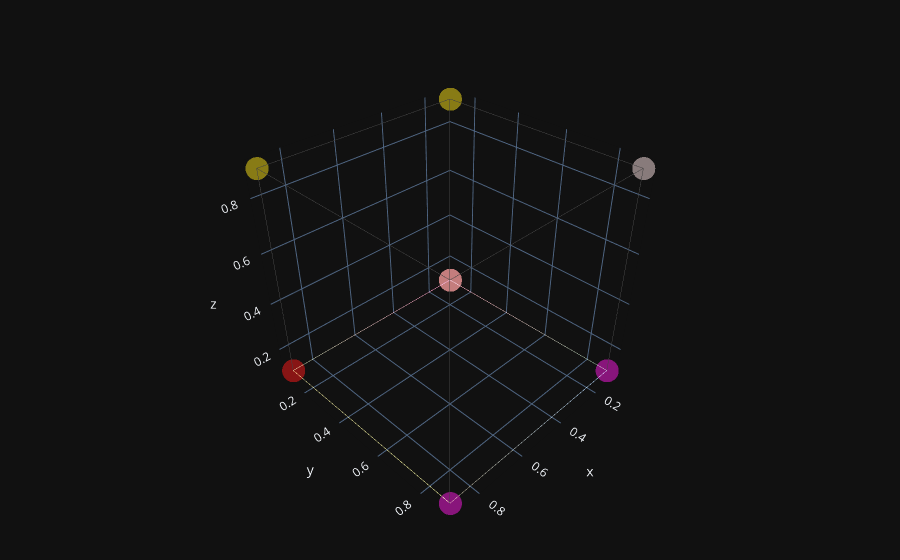

Notebook code cell kept with this figure:
### Code cell
visualize_project(project, "default")

### Figure 1 — Plotly figure (JSON) as saved in the notebook; plotly's stock layout.template omitted (floating-point values rounded to 4 significant figures)
{"data": [{"customdata": [0, 1, 2, 3, 4, 5, 6, 7], "hoverinfo": "text", "hoverlabel": {"align": "left", "bgcolor": "rgba(0,0,0,0.8)", "font": {"size": 12}}, "marker": {"color": ["rgb(255,25,25)", "rgb(255,25,25)", "rgb(255,25,229)", "rgb(255,25,229)", "rgb(255,229,25)", "rgb(255,229,25)", "rgb(255,229,229)", "rgb(255,229,229)"], "line": {"width": 0}, "opacity": 0.5, "size": 8, "sizemode": "diameter"}, "mode": "markers", "name": "Nodes", "text": ["Node ID: 0<br>X: 0.10<br>Y: 0.10<br>Z: 0.10<br>Incoming Links: 1<br>Outgoing Links: 2<br>avg_position: 0.10<br>name: front bottom left", "Node ID: 1<br>X: 0.90<br>Y: 0.10<br>Z: 0.10<br>Incoming Links: 1<br>Outgoing Links: 2<br>avg_position: 0.37<br>name: front bottom right", "Node ID: 2<br>X: 0.10<br>Y: 0.90<br>Z: 0.10<br>Incoming Links: 1<br>Outgoing Links: 2<br>avg_position: 0.37<br>name: front top left", "Node ID: 3<br>X: 0.90<br>Y: 0.90<br>Z: 0.10<br>Incoming Links: 1<br>Outgoing Links: 2<br>avg_position: 0.63<br>name: front top right", "Node ID: 4<br>X: 0.10<br>Y: 0.10<br>Z: 0.90<br>Incoming Links: 2<br>Outgoing Links: 1<br>avg_position: 0.37<br>name: back bottom left", "Node ID: 5<br>X: 0.90<br>Y: 0.10<br>Z: 0.90<br>Incoming Links: 2<br>Outgoing Links: 1<br>avg_position: 0.63<br>name: back bottom right", "Node ID: 6<br>X: 0.10<br>Y: 0.90<br>Z: 0.90<br>Incoming Links: 2<br>Outgoing Links: 1<br>avg_position: 0.63<br>name: back top left", "Node ID: 7<br>X: 0.90<br>Y: 0.90<br>Z: 0.90<br>Incoming Links: 2<br>Outgoing Links: 1<br>avg_position: 0.90<br>name: back top right"], "type": "scatter3d", "visible": true, "x": [0.1, 0.9, 0.1, 0.9, 0.1, 0.9, 0.1, 0.9], "y": [0.1, 0.1, 0.9, 0.9, 0.1, 0.1, 0.9, 0.9], "z": [0.1, 0.1, 0.1, 0.1, 0.9, 0.9, 0.9, 0.9]}, {"hoverinfo": "none", "line": {"color": ["rgba(244,137,185,0.5604395604395604)", "rgba(177,199,156,0.5604395604395604)", "rgba(234,171,156,0.5604395604395604)", "rgba(200,195,132,0.5604395604395604)", "rgba(230,230,147,0.5604395604395604)", "rgba(250,238,155,0.5604395604395604)", "rgba(162,154,128,0.5604395604395604)", "rgba(162,200,240,0.5604395604395604)", "rgba(222,136,238,0.5604395604395604)", "rgba(146,184,153,0.5604395604395604)", "rgba(251,164,185,0.5604395604395604)", "rgba(160,134,156,0.5604395604395604)"], "width": 1}, "mode": "lines", "name": "Links", "type": "scatter3d", "x": [0.1, 0.9, null, 0.9, 0.9, null, 0.9, 0.1, null, 0.1, 0.1, null, 0.1, 0.9, null, 0.9, 0.9, null, 0.9, 0.1, null, 0.1, 0.1, null, 0.1, 0.1, null, 0.9, 0.9, null, 0.1, 0.1, null, 0.9, 0.9, null], "y": [0.1, 0.1, null, 0.1, 0.9, null, 0.9, 0.9, null, 0.9, 0.1, null, 0.1, 0.1, null, 0.1, 0.9, null, 0.9, 0.9, null, 0.9, 0.1, null, 0.1, 0.1, null, 0.1, 0.1, null, 0.9, 0.9, null, 0.9, 0.9, null], "z": [0.1, 0.1, null, 0.1, 0.1, null, 0.1, 0.1, null, 0.1, 0.1, null, 0.9, 0.9, null, 0.9, 0.9, null, 0.9, 0.9, null, 0.9, 0.9, null, 0.1, 0.9, null, 0.1, 0.9, null, 0.1, 0.9, null, 0.1, 0.9, null]}], "layout": {"margin": {"b": 0, "l": 0, "r": 0, "t": 0}, "scene": {"aspectmode": "data", "camera": {"center": {"x": 0, "y": 0, "z": 0}, "eye": {"x": 1.5, "y": 1.5, "z": 1.5}, "up": {"x": 0, "y": 0, "z": 1}}, "dragmode": "orbit", "xaxis": {"autorange": true, "showspikes": false}, "yaxis": {"autorange": true, "showspikes": false}, "zaxis": {"autorange": true, "showspikes": false}}, "showlegend": false, "uirevision": true}}
